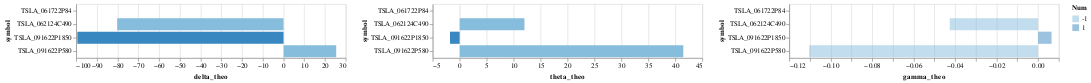

The notebook cell this image was saved under:
### Code cell
# Greeks Vis

n = 4

options = df.sample(n)

options['Num'] = options.apply(lambda df:[-1,1][random.randrange(2)],axis=1)

stockprice = 700

def Greeks_Vis(options,stockprice,date):
    """
    options: dataframe of options (pandas dataframe)
    stockprice: prediction of the underlying stock price (number)
    date: prediction date (dt.date or dt.datetime)
    """

    options['delta_theo'] = options.apply(lambda df: df.Num * greeks_theo('delta',df.putCall,stockprice,df.strikePrice,daysLeft(df.expirationDate,date),df.volatility),axis=1)
    options['theta_theo'] = options.apply(lambda df: df.Num * greeks_theo('theta',df.putCall,stockprice,df.strikePrice,daysLeft(df.expirationDate,date),df.volatility),axis=1)
    options['gamma_theo'] = options.apply(lambda df: df.Num * greeks_theo('gamma',df.putCall,stockprice,df.strikePrice,daysLeft(df.expirationDate,date),df.volatility),axis=1)


    delta_vis = alt.Chart(options).mark_bar().encode(
        y='symbol:N',
        x='delta_theo:Q',
        tooltip = ['description','delta_theo','Num'],
        color=alt.Color('Num:O')
    )

    theta_vis = alt.Chart(options).mark_bar().encode(
        y='symbol:N',
        x='theta_theo:Q',
        tooltip = ['description','theta_theo','Num'],
        color=alt.Color('Num:O')
    )

    gamma_vis = alt.Chart(options).mark_bar(opacity=0.5).encode(
        y='symbol:N',
        x='gamma_theo:Q',
        tooltip = ['description','gamma_theo','Num'],
        color=alt.Color('Num:O')
    )

    return delta_vis | theta_vis | gamma_vis

Greeks_Vis(options,stockprice,date)

### Figure 1 — Vega-Lite specification as saved in the notebook (floating-point values rounded to 4 significant figures)
{"config": {"view": {"continuousWidth": 400, "continuousHeight": 300}}, "hconcat": [{"mark": "bar", "encoding": {"color": {"field": "Num", "type": "ordinal"}, "tooltip": [{"field": "description", "type": "nominal"}, {"field": "delta_theo", "type": "quantitative"}, {"field": "Num", "type": "quantitative"}], "x": {"field": "delta_theo", "type": "quantitative"}, "y": {"field": "symbol", "type": "nominal"}}}, {"mark": "bar", "encoding": {"color": {"field": "Num", "type": "ordinal"}, "tooltip": [{"field": "description", "type": "nominal"}, {"field": "theta_theo", "type": "quantitative"}, {"field": "Num", "type": "quantitative"}], "x": {"field": "theta_theo", "type": "quantitative"}, "y": {"field": "symbol", "type": "nominal"}}}, {"mark": {"type": "bar", "opacity": 0.5}, "encoding": {"color": {"field": "Num", "type": "ordinal"}, "tooltip": [{"field": "description", "type": "nominal"}, {"field": "gamma_theo", "type": "quantitative"}, {"field": "Num", "type": "quantitative"}], "x": {"field": "gamma_theo", "type": "quantitative"}, "y": {"field": "symbol", "type": "nominal"}}}], "data": {"name": "data-d497acc629806c0b009fe1d970d759e2"}, "$schema": "https://vega.github.io/schema/vega-lite/v4.17.0.json", "datasets": {"data-d497acc629806c0b009fe1d970d759e2": [{"Unnamed: 0": 624, "putCall": "PUT", "symbol": "TSLA_061722P84", "description": "TSLA Jun 17 2022 84 Put", "exchangeName": "OPR", "bid": 0.0, "ask": 0.03, "last": 0.01, "mark": 0.0, "bidSize": 0, "askSize": 5, "bidAskSize": "0X5", "lastSize": 0, "highPrice": 0.0, "lowPrice": 0.0, "openPrice": 0.0, "closePrice": 0.0, "totalVolume": 0, "tradeDate": null, "tradeTimeInLong": 1653574738583, "quoteTimeInLong": 1653658230276, "netChange": 0.01, "volatility": 209.0, "delta": 0.0, "gamma": 0.0, "theta": 0.0, "vega": 0.0, "rho": 0.0, "openInterest": 1061, "timeValue": 0.01, "theoreticalOptionValue": 0.0, "theoreticalVolatility": 29.0, "optionDeliverablesList": null, "strikePrice": 84.0, "expirationDate": 1655496000000, "daysToExpiration": 20, "expirationType": "R", "lastTradingDay": 1655510400000, "multiplier": 100.0, "settlementType": " ", "deliverableNote": null, "isIndexOption": null, "percentChange": 9900.0, "markChange": 0.0, "markPercentChange": 100.0, "intrinsicValue": -675.6, "pennyPilot": true, "inTheMoney": false, "mini": false, "nonStandard": false, "Num": -1, "delta_theo": 0.0004673, "theta_theo": 0.01488, "gamma_theo": -6.138e-06}, {"Unnamed: 0": 1904, "putCall": "PUT", "symbol": "TSLA_091622P1850", "description": "TSLA Sep 16 2022 1850 Put", "exchangeName": "OPR", "bid": 1088.0, "ask": 1093.0, "last": 1088.0, "mark": 1090.0, "bidSize": 2, "askSize": 2, "bidAskSize": "2X2", "lastSize": 0, "highPrice": 0.0, "lowPrice": 0.0, "openPrice": 0.0, "closePrice": 1142.0, "totalVolume": 0, "tradeDate": null, "tradeTimeInLong": 1652466081376, "quoteTimeInLong": 1653681599625, "netChange": -54.19, "volatility": 64.61, "delta": -1.0, "gamma": 0.0, "theta": 0.0, "vega": 0.0, "rho": 0.0, "openInterest": 0, "timeValue": -2.29, "theoreticalOptionValue": 1090.0, "theoreticalVolatility": 29.0, "optionDeliverablesList": null, "strikePrice": 1850.0, "expirationDate": 1663358400000, "daysToExpiration": 111, "expirationType": "R", "lastTradingDay": 1663372800000, "multiplier": 100.0, "settlementType": " ", "deliverableNote": null, "isIndexOption": null, "percentChange": -4.74, "markChange": -51.9, "markPercentChange": -4.54, "intrinsicValue": 1090.0, "pennyPilot": true, "inTheMoney": true, "mini": false, "nonStandard": false, "Num": 1, "delta_theo": -99.43, "theta_theo": -1.79, "gamma_theo": 0.006478}, {"Unnamed: 0": 1797, "putCall": "PUT", "symbol": "TSLA_091622P580", "description": "TSLA Sep 16 2022 580 Put", "exchangeName": "OPR", "bid": 41.15, "ask": 42.15, "last": 42.0, "mark": 41.66, "bidSize": 14, "askSize": 11, "bidAskSize": "14X11", "lastSize": 0, "highPrice": 49.27, "lowPrice": 42.0, "openPrice": 0.0, "closePrice": 53.17, "totalVolume": 131, "tradeDate": null, "tradeTimeInLong": 1653679537093, "quoteTimeInLong": 1653681599957, "netChange": -11.18, "volatility": 74.74, "delta": -0.193, "gamma": 0.001, "theta": -0.379, "vega": 1.159, "rho": -0.56, "openInterest": 834, "timeValue": 42.0, "theoreticalOptionValue": 41.66, "theoreticalVolatility": 29.0, "optionDeliverablesList": null, "strikePrice": 580.0, "expirationDate": 1663358400000, "daysToExpiration": 111, "expirationType": "R", "lastTradingDay": 1663372800000, "multiplier": 100.0, "settlementType": " ", "deliverableNote": null, "isIndexOption": null, "percentChange": -21.02, "markChange": -11.52, "markPercentChange": -21.66, "intrinsicValue": -179.6, "pennyPilot": true, "inTheMoney": false, "mini": false, "nonStandard": false, "Num": -1, "delta_theo": 25.39, "theta_theo": 41.47, "gamma_theo": -0.1104}, {"Unnamed: 0": 2953, "putCall": "CALL", "symbol": "TSLA_062124C490", "description": "TSLA Jun 21 2024 490 Call", "exchangeName": "OPR", "bid": 394.5, "ask": 407.6, "last": 333.0, "mark": 404.9, "bidSize": 76, "askSize": 10, "bidAskSize": "76X10", "lastSize": 0, "highPrice": 0.0, "lowPrice": 0.0, "openPrice": 0.0, "closePrice": 362.1, "totalVolume": 0, "tradeDate": null, "tradeTimeInLong": 1653573756910, "quoteTimeInLong": 1653681590406, "netChange": -29.14, "volatility": 64.79, "delta": 0.884, "gamma": 0.0, "theta": -0.166, "vega": 2.803, "rho": 5.312, "openInterest": 8, "timeValue": 63.37, "theoreticalOptionValue": 415.1, "theoreticalVolatility": 29.0, "optionDeliverablesList": null, "strikePrice": 490.0, "expirationDate": 1719000000000, "daysToExpiration": 755, "expirationType": "R", "lastTradingDay": 1719014400000, "multiplier": 100.0, "settlementType": " ", "deliverableNote": null, "isIndexOption": null, "percentChange": -8.05, "markChange": 42.81, "markPercentChange": 11.82, "intrinsicValue": 269.6, "pennyPilot": true, "inTheMoney": true, "mini": false, "nonStandard": false, "Num": -1, "delta_theo": -80.22, "theta_theo": 12.01, "gamma_theo": -0.04262}]}}
